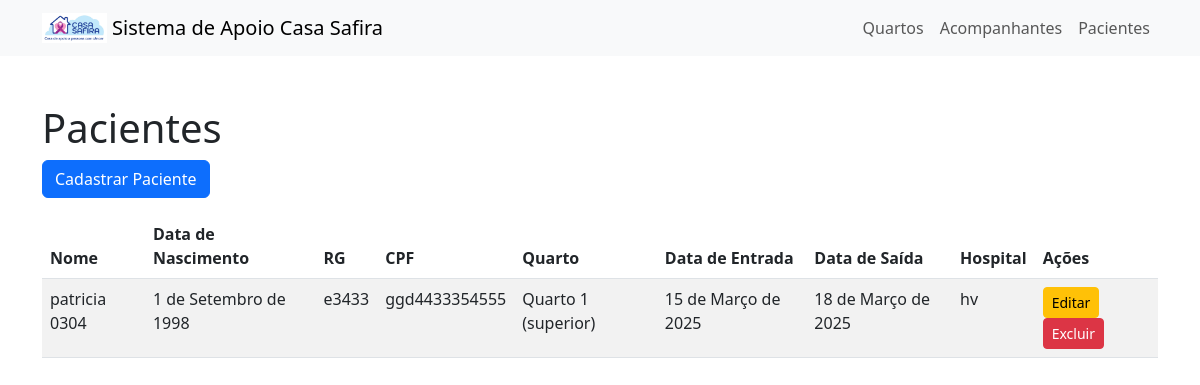
/pacientes/, run on an earlier commit of the app's database.
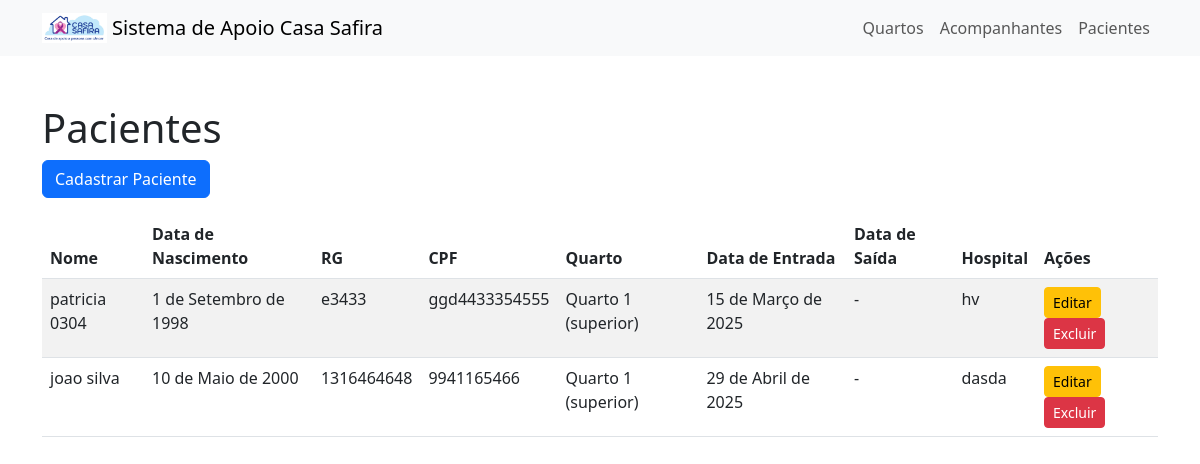
And on a later commit of the database.
### safira/models.py (models this page shows, shortened)
class Paciente(models.Model):
    nome = models.CharField(max_length=100, verbose_name="Nome do Paciente")
    data_nascimento = models.DateField(verbose_name="Data de Nascimento")
    rg = models.CharField(max_length=20, unique=True, verbose_name="RG")
    cpf = models.CharField(max_length=14, unique=True, verbose_name="CPF")
    endereco = models.CharField(max_length=200, verbose_name="Endereço")
    cidade = models.CharField(max_length=50, verbose_name="Cidade")
    estado = models.CharField(max_length=2, verbose_name="Estado")
    data_entrada = models.DateField(verbose_name="Data de Entrada")
    data_saida = models.DateField(null=True, blank=True, verbose_name="Data de Saída")
    hospital_tratamento = models.CharField(max_length=100, verbose_name="Hospital de Tratamento")
    quarto = models.ForeignKey(Quarto, on_delete=models.SET_NULL, null=True, blank=True, verbose_name="Quarto")
    acompanhante = models.ForeignKey('Acompanhante', on_delete=models.SET_NULL, null=True, blank=True, verbose_name="Acompanhante")

class Quarto(models.Model):
    numero = models.IntegerField(unique=True, verbose_name="Número do Quarto")
    capacidade_camas = models.IntegerField(verbose_name="Número de Camas")
    localizacao_choices = [
        ('superior', 'Superior'),
        ('inferior', 'Inferior'),
    ]
    localizacao = models.CharField(
        max_length=10,
        choices=localizacao_choices,
        verbose_name="Localização na Casa"
    )
    def __str__(self):
        return f"Quarto {self.numero} ({self.localizacao})"

### safira/views.py (the view)
# urls.py: path('pacientes/', views.listar_pacientes, name='listar_pacientes'),
def listar_pacientes(request):
    pacientes = Paciente.objects.all()
    return render(request, 'listar_pacientes.html', {'pacientes': pacientes})

### safira/templates/listar_pacientes.html
{% extends 'base.html' %}
{% block content %}
    <h1>Pacientes</h1>
    <a href="{% url 'criar_paciente' %}" class="btn btn-primary mb-3">Cadastrar Paciente</a>
    <table class="table table-striped">
        <thead>
            <tr>
                <th>Nome</th>
                <th>Data de Nascimento</th>
                <th>RG</th>
                <th>CPF</th>
                <th>Quarto</th>
                <th>Data de Entrada</th>
                <th>Data de Saída</th>
                <th>Hospital</th>
                <th>Ações</th>
            </tr>
        </thead>
        <tbody>
            {% for paciente in pacientes %}
                <tr>
                    <td>{{ paciente.nome }}</td>
                    <td>{{ paciente.data_nascimento }}</td>
                    <td>{{ paciente.rg }}</td>
                    <td>{{ paciente.cpf }}</td>
                    <td>{{ paciente.quarto }}</td>
                    <td>{{ paciente.data_entrada }}</td>
                    <td>{{ paciente.data_saida|default:"-" }}</td>
                    <td>{{ paciente.hospital_tratamento }}</td>
                    <td>
                        <a href="{% url 'editar_paciente' paciente.id %}" class="btn btn-sm btn-warning">Editar</a>
                        <a href="{% url 'excluir_paciente' paciente.id %}" class="btn btn-sm btn-danger">Excluir</a>
                    </td>
                </tr>
            {% empty %}
                <tr><td colspan="9">Nenhum paciente cadastrado.</td></tr>
            {% endfor %}
        </tbody>
    </table>
{% endblock %}

### safira/templates/base.html (shortened to what this page needs)
{% load static %}
<!DOCTYPE html>
<html lang="pt-br">
<head>
    <link rel="stylesheet" href="https://cdn.jsdelivr.net/npm/bootstrap@5.3.0/dist/css/bootstrap.min.css">
</head>
<body>
    <nav class="navbar navbar-expand-lg navbar-light bg-light">
        <div class="container">
            <a class="navbar-brand" href="{% url 'menu_principal' %}">
                <img src="{% static 'img7.png' %}" alt="Logo Casa Safira" height="30" class="d-inline-block align-top mr-2">
                Sistema de Apoio Casa Safira
            </a>            <ul class="navbar-nav">
                <li class="nav-item"><a class="nav-link" href="{% url 'listar_quartos' %}">Quartos</a></li>
                <li class="nav-item"><a class="nav-link" href="{% url 'listar_acompanhantes' %}">Acompanhantes</a></li>
                <li class="nav-item"><a class="nav-link" href="{% url 'listar_pacientes' %}">Pacientes</a></li>
            </ul>
        </div>
    </nav>
    <div class="container mt-5">
{% block content %}
{% endblock %}
    </div>
</body>
</html>

What changed in the data, as far as the page shows it:
changed Paciente "patricia 0304": data_saida "18 de Março de 2025" → "-"
added Paciente: nome "joao silva", data_nascimento "10 de Maio de 2000", rg "1316464648", cpf "9941165466", quarto "Quarto 1 (superior)", data_entrada "29 de Abril de 2025", data_saida "-", hospital_tratamento "dasda"
